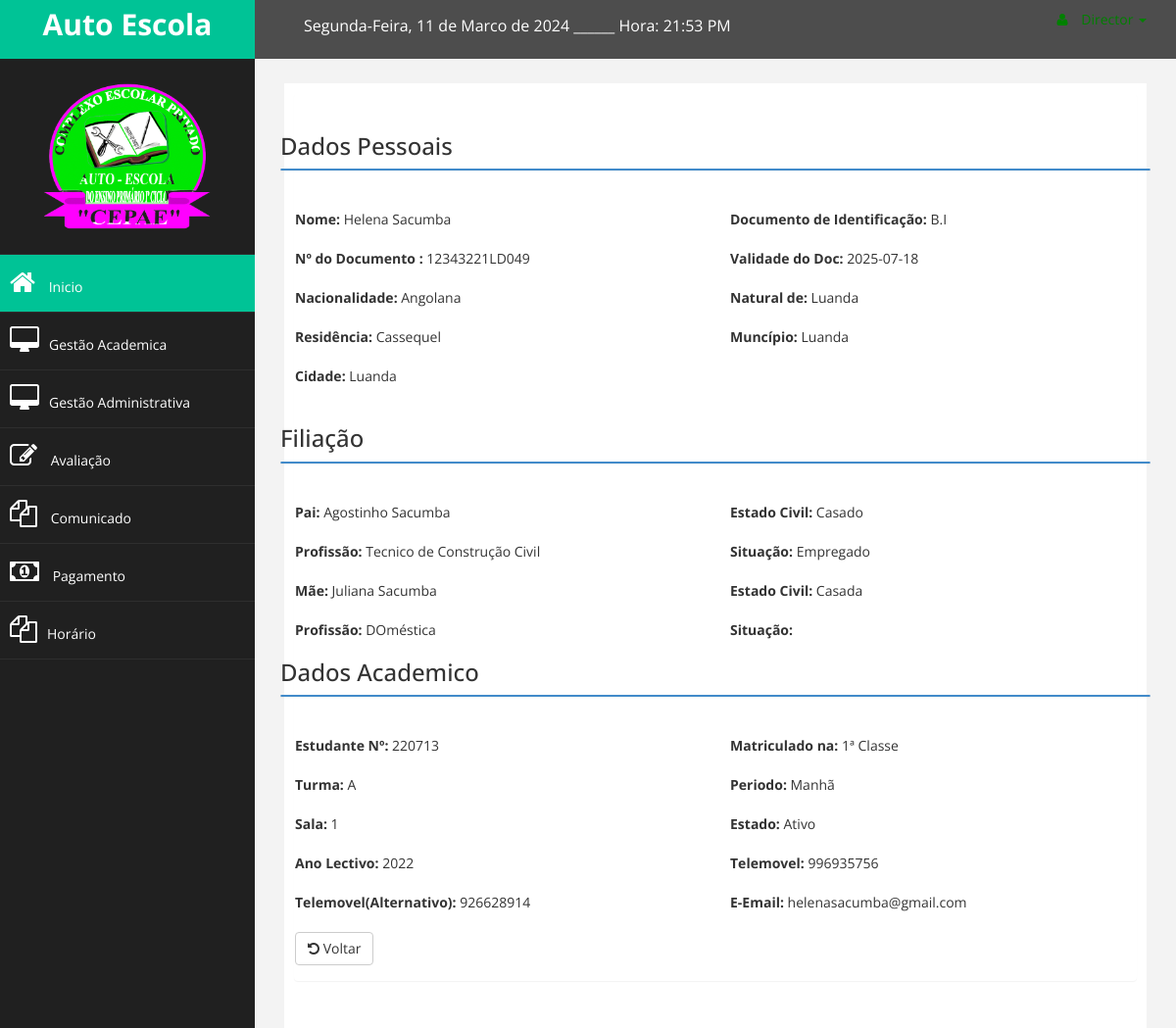
The app's page /admin/vs_aluno.php?id=22&cn=1ª Classe&an=2022 (signed in) with its own data.
### tables this page shows
CREATE TABLE `matricula` (
  `id_matricula` int(11) NOT NULL,
  `num_matricula` int(11) NOT NULL,
  `tipo` varchar(30) NOT NULL,
  `id_inscricao` int(11) NOT NULL,
  `id_turma` int(11) NOT NULL,
  `ano_academico` year(4) NOT NULL,
  `data_matricula` timestamp NOT NULL DEFAULT current_timestamp() ON UPDATE current_timestamp()
);

CREATE TABLE `usuario` (
  `id_usuario` int(11) NOT NULL,
  `nome_usuario` varchar(50) NOT NULL,
  `tipo_documento` varchar(30) NOT NULL,
  `num_documento` varchar(30) DEFAULT NULL,
  `sexo` enum('Masculino','Feminino') NOT NULL,
  `tel1` varchar(30) NOT NULL,
  `email` varchar(30) DEFAULT NULL,
  `tipo` varchar(30) NOT NULL,
  `ativo` tinyint(1) NOT NULL,
  `login` int(6) NOT NULL,
  `senha` varchar(100) NOT NULL
);

CREATE TABLE `inscricao` (
  `id_inscricao` int(11) NOT NULL,
  `num_inscricao` int(11) NOT NULL,
  `id_usuario` int(11) NOT NULL,
  `data_inscricao` timestamp NOT NULL DEFAULT current_timestamp() ON UPDATE current_timestamp(),
  `data_nasc` date DEFAULT NULL,
  `data_validade` date DEFAULT NULL,
  `nacionalidade` varchar(20) NOT NULL,
  `naturalidade` varchar(20) NOT NULL,
  `residencia` varchar(50) NOT NULL,
  `municipio` varchar(20) NOT NULL,
  `cidade` varchar(20) NOT NULL,
  `tel2` varchar(30) DEFAULT NULL,
  `nome_pai` varchar(30) DEFAULT NULL,
  `estado_civil_p` varchar(10) DEFAULT NULL,
  `profissao_pai` varchar(30) DEFAULT NULL,
  `situacao_pai` varchar(30) DEFAULT NULL,
  `nome_mae` varchar(30) DEFAULT NULL,
  `estado_civil_m` varchar(10) DEFAULT NULL,
  `profissao_mae` varchar(30) DEFAULT NULL,
  `situacao_mae` varchar(30) DEFAULT NULL,
  `classe_anterior` varchar(20) DEFAULT NULL,
  `escola_anterior` varchar(50) DEFAULT NULL,
  `media_final` int(2) DEFAULT NULL,
  `classe_pretendida` varchar(20) NOT NULL,
  `ano_acad_concluido` year(4) DEFAULT NULL
);

CREATE TABLE `classe` (
  `id_classe` int(11) NOT NULL,
  `nome_classe` varchar(30) NOT NULL,
  `codigo_classe` varchar(4) NOT NULL
);

CREATE TABLE `turma` (
  `id_turma` int(11) NOT NULL,
  `nome_turma` varchar(5) NOT NULL,
  `classe` int(11) NOT NULL,
  `periodo` enum('Manhã','Tarde','Noite') NOT NULL,
  `num_sala` int(11) NOT NULL,
  `id_professor` int(11) NOT NULL COMMENT 'responsavel da turma'
);

### admin/vs_aluno.php (the view, shortened to what this page needs)
<?php
include_once 'menu_rod/menu_admin.php'
?>
<div id="page-wrapper" >
    <div id="page-inner">
        <div class="row">
            <div class="col-lg-12">
                <section class="panel">
                    <br>
                    <?php
                        if (isset($_GET['id'])) {
                        $id = mysqli_escape_string($connect, $_GET['id']);
                        $classe = mysqli_escape_string($connect, $_GET['cn']);
                        $ano = mysqli_escape_string($connect, $_GET['an']);
                        }
                        $sql = "SELECT * FROM matricula m inner join inscricao i on m.id_inscricao = i.id_inscricao
                        join usuario u on i.id_usuario = u.id_usuario join turma t on m.id_turma = t.id_turma join classe c on t.classe = c.id_classe  Where id_matricula = '$id' and nome_classe='$classe' and ano_academico='$ano' ";
                        $resultado = mysqli_query($connect, $sql);
                        $dados = mysqli_fetch_array($resultado);
                        $matricula = $dados['num_matricula'];
                        $telefone = $dados['tel1'];
                        $telefone2 = $dados['tel2'];
                        $classe = $dados['nome_classe'];
                        $email = $dados['email'];
                        $ano_academico = $dados['ano_academico'];
                        $estado =  $dados['ativo'];
                        $turma = $dados['nome_turma'];
                        $periodo = $dados['periodo'];
                        $sala =  $dados['num_sala'];
                        $nome = $dados['nome_usuario'];
                        $doc = $dados['tipo_documento'];
                        $num_doc = $dados['num_documento'];
                        $data_validade = $dados['data_validade'];
                        $nacionalidade = $dados['nacionalidade'];
                        $naturalidade = $dados['naturalidade'];
                        $residencia = $dados['residencia'];
                        $municipio = $dados['municipio'];
                        $cidade = $dados['cidade'];
                        $nome_p = $dados['nome_pai'];
                        $est_civil_p = $dados['estado_civil_p'];
                        $prof_pai =  $dados['profissao_pai'];
                        $sit_pai =  $dados['situacao_pai'];
                        $nome_m = $dados['nome_mae'];
                        $est_civil_m = $dados['estado_civil_m'];
                        $prof_mae =  $dados['profissao_mae'];
                    ?>
                <form action="" method="POST">
                <div class="row">
                <h3>Dados Pessoais</h3>
                        <div class="panel panel-primary">
                         </div><br>
                        <div class="col-md-6">
                            <div class="form-group">
                                <label>Nome: </label>
                               <?php echo $nome; ?>
                            </div>
                        </div>
                        <div class="col-md-6">
                            <div class="form-group">
                                <label>Documento de Identificação: </label>
                                <?php echo $doc; ?>
                            </div>
                        </div>
                        <div class="col-md-6">
                            <div class="form-group">
                                <label>Nº do Documento :</label>
                                <?php echo $num_doc; ?>
                            </div>
                        </div>
                        <div class="col-md-6">
                            <div class="form-group">
                                <label>Validade do Doc: </label>
                                <?php echo $data_validade; ?>
                            </div>
                        </div>
                        <div class="col-md-6">
                            <div class="form-group">
                                <label>Nacionalidade: </label>
                                <?php echo $nacionalidade; ?>
                            </div>
                        </div>
                        <div class="col-md-6">
                            <div class="form-group">
                                <label>Natural de: </label>
                                <?php echo $naturalidade; ?>
                            </div>
                        </div>
                        <div class="col-md-6">
                            <div class="form-group">
                                <label>Residência:</label>
                                <?php echo $residencia; ?>
                            </div>
                        </div>
                        <div class="col-md-6">
                            <div class="form-group">
                                <label>Muncípio:</label>
                               <?php echo $municipio; ?>
                            </div>
                        </div>
                        <div class="col-md-6">
                            <div class="form-group">
                                <label>Cidade: </label>
                                <?php echo $cidade; ?>
                            </div>
                        </div>
                </div>
                    <div class="row">
                        <h3>Filiação</h3>
                        <div class="panel panel-primary">
                         </div><br>
                            <div class="col-md-6">
                                <div class="form-group">
                                    <label>Pai: </label>
                                    <?php echo $nome_p; ?>
                                </div>
                            </div>
                            <div class="col-md-6">
                                <div class="form-group">
                                    <label>Estado Civil: </label>
                                    <?php echo $est_civil_p; ?>
                                </div>
                            </div>
                            <div class="col-md-6">
                                <div class="form-group">
                                    <label>Profissão: </label>
                                    <?php echo $prof_pai; ?>
                                </div>
                            </div>
                            <div class="col-md-6">
                                    <div class="form-group">
                                        <label>Situação: </label>
                                        <?php echo $sit_pai; ?>
                                    </div>
                                </div>
                                <div class="col-md-6">
                                        <div class="form-group">
                                            <label>Mãe: </label>
                                            <?php echo $nome_m; ?>
                                        </div>
                                </div>
                                <div class="col-md-6">
                                <div class="form-group">
                                    <label>Estado Civil: </label>
                                    <?php echo $est_civil_m; ?>
                                </div>
                            </div>
                                <div class="col-md-6">
                                        <div class="form-group">
                                            <label>Profissão: </label>
                                            <?php echo $prof_mae; ?>
                                        </div>
                                    </div>
                                    <div class="col-md-6">
                                        <div class="form-group">
                                                <label>Situação: </label>
                                        </div>
                                    </div>
                        <h3>Dados Academico</h3>
                        <div class="panel panel-primary">
                         </div><br>
                        <div class="col-md-6">
                        <div class="form-group">
                                <label>Estudante Nº: </label> <?php echo $matricula?>
                        </div>
                        </div>
                        <div class="col-md-6">
                        <div class="form-group">
                                <label>Matriculado na: </label> <?php echo $classe?>
                        </div>
                        </div>
                        <div class="col-md-6">
                        <div class="form-group">
                            <label>Turma:</label> <?php echo $turma?>
                        </div>
                        </div>
                        <div class="col-md-6">
                        <div class="form-group">
                            <label>Periodo:</label> <?php echo $periodo ?>
                        </div>
                        </div>
                        <div class="col-md-6">
                        <div class="form-group">
                            <label>Sala:</label> <?php echo $sala ?>
                        </div>
                        </div>
                        <div class="col-md-6">
                        <div class="form-group">
                            <label>Estado:</label> <?php echo $estado == 1 ? "Ativo " : "Desactivo ";?>
                        </div>
                        </div>
                        <div class="col-md-6">
                        <div class="form-group">
                            <label>Ano Lectivo:</label> <?php echo $ano_academico?>
                        </div>
                        </div>
                        <div class="col-md-6">
                        <div class="form-group">
                            <label>Telemovel:</label> <?php echo $telefone?>
                        </div>
                        </div>
                        <div class="col-md-6">
                        <div class="form-group">
                            <label>Telemovel(Alternativo):</label> <?php echo $telefone2?>
                        </div>
                        </div>
                        <div class="col-md-6">
                        <div class="form-group">
                            <label>E-Email: </label> <?php echo $email?>
                        </div>
                        </div>
                        <div class="col-md-6">
                            <div class="form-group">
                            <a href="list_aluno.php" class="btn btn-default"><i class="fa fa-undo"></i> Voltar</a>
                            </div>
                        </div>
                </form>
                </div>
            </div>
        </div>
    </div>
</div>
<?php
include_once 'menu_rod/rod_admin.php'
?>

### assets/css/dustom.css (style rules this page uses)
body { font-family: 'Open Sans', sans-serif; }
#page-wrapper { padding: 15px 15px; min-height: 600px; background:#F3F3F3; }
#page-inner { width:100%; margin:10px 20px 10px 0px; background:#fff; padding:10px; min-height:1200px; }
@media (min-width:768px) { #page-wrapper { margin: 0 0 0 260px; padding: 15px 30px; min-height: 1200px; } }

### records on screen
matricula: usuario.nome_usuario "Helena Sacumba", usuario.tipo_documento "B.I", usuario.num_documento "12343221LD049", id_inscricao.data_validade "2025-07-18", id_inscricao.nacionalidade "Angolana", id_inscricao.naturalidade "Luanda", id_inscricao.residencia "Cassequel", id_inscricao.municipio "Luanda", id_inscricao.cidade "Luanda", id_inscricao.nome_pai "Agostinho Sacumba", id_inscricao.estado_civil_p "Casado", id_inscricao.profissao_pai "Tecnico de Construção Civil", id_inscricao.situacao_pai "Empregado", id_inscricao.nome_mae "Juliana Sacumba", id_inscricao.estado_civil_m "Casada", id_inscricao.profissao_mae "DOméstica", num_matricula "220713", classe.nome_classe "1ª Classe", id_turma.nome_turma "A", id_turma.periodo "Manhã", id_turma.num_sala "1", ano_academico "2022", usuario.tel1 "996935756", id_inscricao.tel2 "926628914", usuario.email "helenasacumba@gmail.com"

### other values on screen
$ano "2024"
